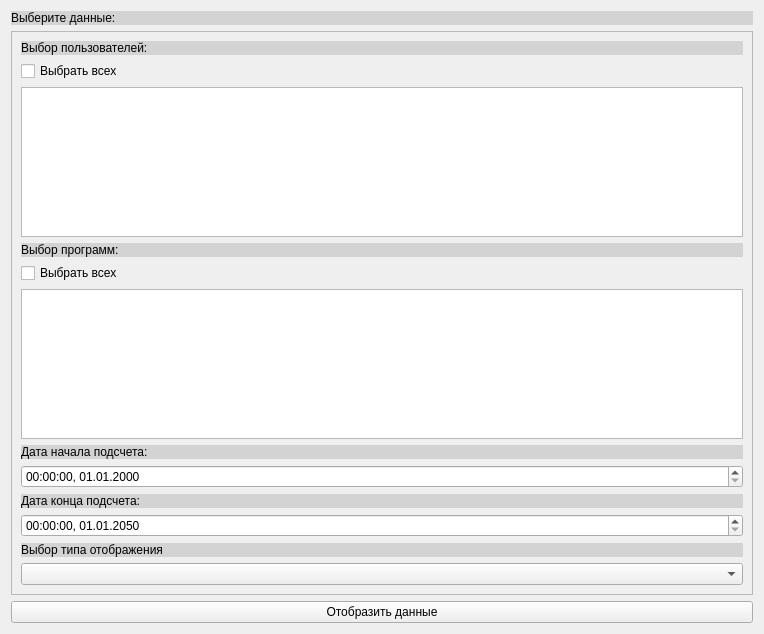
<?xml version="1.0" encoding="UTF-8"?>
<ui version="4.0">
 <class>TypeInfoStructForm</class>
 <widget class="QWidget" name="TypeInfoStructForm">
  <property name="geometry">
   <rect>
    <x>0</x>
    <y>0</y>
    <width>764</width>
    <height>634</height>
   </rect>
  </property>
  <property name="windowTitle">
   <string>Form</string>
  </property>
  <layout class="QVBoxLayout" name="verticalLayout_7">
   <item>
    <widget class="QLabel" name="label_6">
     <property name="styleSheet">
      <string notr="true">background-color: lightgrey
</string>
     </property>
     <property name="text">
      <string>Выберите данные:</string>
     </property>
    </widget>
   </item>
   <item>
    <widget class="QScrollArea" name="scrollArea">
     <property name="widgetResizable">
      <bool>true</bool>
     </property>
     <widget class="QWidget" name="scrollAreaWidgetContents">
      <property name="geometry">
       <rect>
        <x>0</x>
        <y>0</y>
        <width>744</width>
        <height>566</height>
       </rect>
      </property>
      <layout class="QVBoxLayout" name="verticalLayout_4">
       <item>
        <layout class="QVBoxLayout" name="verticalLayout">
         <item>
          <widget class="QLabel" name="label">
           <property name="styleSheet">
            <string notr="true">background-color: lightgrey
</string>
           </property>
           <property name="text">
            <string>Выбор пользователей:</string>
           </property>
          </widget>
         </item>
         <item>
          <layout class="QHBoxLayout" name="horizontalLayout_2">
           <item>
            <widget class="QCheckBox" name="checkBoxAllUsers">
             <property name="text">
              <string>Выбрать всех</string>
             </property>
            </widget>
           </item>
           <item>
            <spacer name="horizontalSpacer_2">
             <property name="orientation">
              <enum>Qt::Horizontal</enum>
             </property>
             <property name="sizeHint" stdset="0">
              <size>
               <width>40</width>
               <height>20</height>
              </size>
             </property>
            </spacer>
           </item>
          </layout>
         </item>
         <item>
          <widget class="QListWidget" name="listUsers"/>
         </item>
        </layout>
       </item>
       <item>
        <layout class="QVBoxLayout" name="verticalLayout_2">
         <item>
          <widget class="QLabel" name="label_2">
           <property name="autoFillBackground">
            <bool>false</bool>
           </property>
           <property name="styleSheet">
            <string notr="true">background-color: lightgrey
</string>
           </property>
           <property name="text">
            <string>Выбор программ:</string>
           </property>
          </widget>
         </item>
         <item>
          <layout class="QHBoxLayout" name="horizontalLayout">
           <item>
            <widget class="QCheckBox" name="checkBoxAllPrograms">
             <property name="text">
              <string>Выбрать всех</string>
             </property>
            </widget>
           </item>
           <item>
            <spacer name="horizontalSpacer">
             <property name="orientation">
              <enum>Qt::Horizontal</enum>
             </property>
             <property name="sizeHint" stdset="0">
              <size>
               <width>40</width>
               <height>20</height>
              </size>
             </property>
            </spacer>
           </item>
          </layout>
         </item>
         <item>
          <widget class="QListWidget" name="listPrograms"/>
         </item>
        </layout>
       </item>
       <item>
        <layout class="QVBoxLayout" name="verticalLayout_5">
         <item>
          <widget class="QLabel" name="label_5">
           <property name="styleSheet">
            <string notr="true">background-color: lightgrey
</string>
           </property>
           <property name="text">
            <string>Дата начала подсчета:</string>
           </property>
          </widget>
         </item>
         <item>
          <widget class="QDateTimeEdit" name="dateTimeEditStart">
           <property name="dateTime">
            <datetime>
             <hour>0</hour>
             <minute>0</minute>
             <second>0</second>
             <year>2000</year>
             <month>1</month>
             <day>1</day>
            </datetime>
           </property>
           <property name="time">
            <time>
             <hour>0</hour>
             <minute>0</minute>
             <second>0</second>
            </time>
           </property>
           <property name="displayFormat">
            <string>HH:mm:ss, dd.MM.yyyy</string>
           </property>
          </widget>
         </item>
        </layout>
       </item>
       <item>
        <layout class="QVBoxLayout" name="verticalLayout_6">
         <item>
          <widget class="QLabel" name="label_4">
           <property name="styleSheet">
            <string notr="true">background-color: lightgrey
</string>
           </property>
           <property name="text">
            <string>Дата конца подсчета:</string>
           </property>
          </widget>
         </item>
         <item>
          <widget class="QDateTimeEdit" name="dateTimeEditEnd">
           <property name="date">
            <date>
             <year>2050</year>
             <month>1</month>
             <day>1</day>
            </date>
           </property>
           <property name="displayFormat">
            <string>HH:mm:ss, dd.MM.yyyy</string>
           </property>
          </widget>
         </item>
        </layout>
       </item>
       <item>
        <layout class="QVBoxLayout" name="verticalLayout_3">
         <item>
          <widget class="QLabel" name="label_3">
           <property name="styleSheet">
            <string notr="true">background-color: lightgrey
</string>
           </property>
           <property name="text">
            <string>Выбор типа отображения</string>
           </property>
          </widget>
         </item>
         <item>
          <widget class="QComboBox" name="comboType"/>
         </item>
        </layout>
       </item>
      </layout>
     </widget>
    </widget>
   </item>
   <item>
    <widget class="QPushButton" name="buttonSendJson">
     <property name="text">
      <string>Отобразить данные</string>
     </property>
    </widget>
   </item>
  </layout>
 </widget>
 <resources/>
 <connections/>
</ui>
